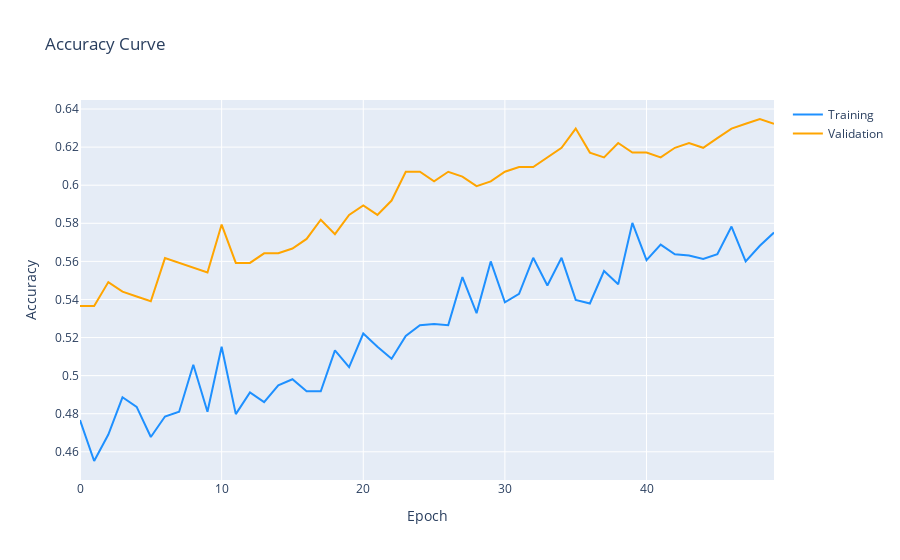

Here is the notebook cell this chart was saved with:
### Code cell
fig = go.Figure()
fig.add_trace(go.Scatter(x = history.epoch, y = metrics['accuracy'], 
                         mode = 'lines', name = 'Training',
                        line = dict(color='dodgerblue')))
fig.add_trace(go.Scatter(x = history.epoch, y = metrics['val_accuracy'], 
                         mode = 'lines', name = 'Validation',
                        line = dict(color='orange')))
fig.update_layout(title='Accuracy Curve',
                   xaxis_title='Epoch',
                   yaxis_title='Accuracy')

fig.show()

### Figure 1 — Plotly figure (JSON) as saved in the notebook; plotly's stock layout.template omitted (floating-point values rounded to 4 significant figures)
{"data": [{"line": {"color": "dodgerblue"}, "mode": "lines", "name": "Training", "type": "scatter", "x": [0, 1, 2, 3, 4, 5, 6, 7, 8, 9, 10, 11, 12, 13, 14, 15, 16, 17, 18, 19, 20, 21, 22, 23, 24, 25, 26, 27, 28, 29, 30, 31, 32, 33, 34, 35, 36, 37, 38, 39, 40, 41, 42, 43, 44, 45, 46, 47, 48, 49], "y": [0.4766, 0.4552, 0.4691, 0.4886, 0.4836, 0.4678, 0.4785, 0.4811, 0.5057, 0.4811, 0.5152, 0.4798, 0.4912, 0.4861, 0.4949, 0.4981, 0.4918, 0.4918, 0.5133, 0.5044, 0.5221, 0.5152, 0.5088, 0.5208, 0.5265, 0.5271, 0.5265, 0.5518, 0.5328, 0.56, 0.5385, 0.5429, 0.5619, 0.5473, 0.5619, 0.5398, 0.5379, 0.5549, 0.548, 0.5802, 0.5606, 0.5688, 0.5638, 0.5631, 0.5612, 0.5638, 0.5783, 0.56, 0.5682, 0.5751]}, {"line": {"color": "orange"}, "mode": "lines", "name": "Validation", "type": "scatter", "x": [0, 1, 2, 3, 4, 5, 6, 7, 8, 9, 10, 11, 12, 13, 14, 15, 16, 17, 18, 19, 20, 21, 22, 23, 24, 25, 26, 27, 28, 29, 30, 31, 32, 33, 34, 35, 36, 37, 38, 39, 40, 41, 42, 43, 44, 45, 46, 47, 48, 49], "y": [0.5365, 0.5365, 0.5491, 0.5441, 0.5416, 0.539, 0.5617, 0.5592, 0.5567, 0.5542, 0.5793, 0.5592, 0.5592, 0.5642, 0.5642, 0.5668, 0.5718, 0.5819, 0.5743, 0.5844, 0.5894, 0.5844, 0.5919, 0.6071, 0.6071, 0.602, 0.6071, 0.6045, 0.5995, 0.602, 0.6071, 0.6096, 0.6096, 0.6146, 0.6196, 0.6297, 0.6171, 0.6146, 0.6222, 0.6171, 0.6171, 0.6146, 0.6196, 0.6222, 0.6196, 0.6247, 0.6297, 0.6322, 0.6348, 0.6322]}], "layout": {"title": {"text": "Accuracy Curve"}, "xaxis": {"title": {"text": "Epoch"}}, "yaxis": {"title": {"text": "Accuracy"}}}}
